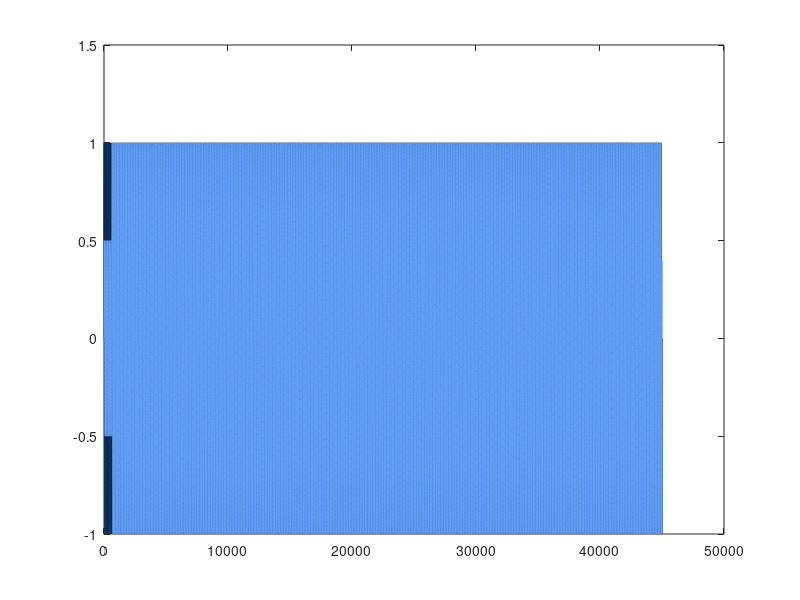

Write MATLAB code to recreate this figure. (Note: this script raises an error after producing the figure.)
% ------------- SETUP ------------- %
% Circular buffer length
l = 1024;

% Shifting factor
% 0.85 for low pitch
% 1 for normal voice
% 1.65 for high pitch
shift_factor = 0.8;

% Read .wav file
% Test audio file is a recitation of The Gettysburg Address
filename = 'gettysburg.wav';
% [samples,fs] = audioread(filename);

% Test sine wave to better visualize effect of shifting & filtering
fs = 45000;
x = linspace(0,1,fs);
samples = sin(2*pi*440*x);

% ------------- BUFFERS AND POINTERS ------------- %
% Create 2 buffers for left data, and two buffers for right data
% Initialize buffers to zero
l_buf_1 = zeros(1, l);
l_buf_2 = zeros(1, l);
r_buf_1 = zeros(1, l);
r_buf_2 = zeros(1, l);

% Output array of shifted samples
% In hardware implementation, samples will be streamed to Avalon bus

% Output
out_left = zeros(length(samples),1);
out_right = zeros(length(samples),1);

% Read and write pointers for l_buf_1, l_buf_2, r_buf_1, and r_buf_2
% Initialize w_1 to 1. MATLAB arrays start at 1.
% Initialize w_2 to 180 deg shifted cell.

% l_buf write
l_w_1 = 1;
l_w_2 = floor(l/2);

% l_buf read
l_r_1 = 1;
l_r_2 = 1;

% r_buf write
r_w_1 = 1;
r_w_2 = floor(l/2);

% r_buf read
r_r_1 = 1;
r_r_2 = 1;

% Indexing for read pointers
l_i_1= 0;
l_i_2= 0;
r_i_1= 0;
r_i_2= 0;

% ------------- ALGORITHM ------------- %
% Read one sample at a time from the array of samples
% Simulate reading one sample from a register in hardware
for i=1:length(samples)

    % LEFT BUFFER 
    % Add the sample to l_buf_1 at address l_w_1
    % Advance l_w_1
    l_buf_1(l_w_1) = samples(i);
    l_w_1 = mod(i, l) + 1;

    % Add the sample to l_buf_2
    % Advance l_w_2
    l_buf_2(l_w_2) = samples(i);
    l_w_2 = mod(i+floor(l/2), l) + 1;

    % Read from l_buf_1 at address l_r_1
    l_i_1= l_i_1 + shift_factor;
    l_r_1 = mod(floor(l_i_1), l) + 1;

    % Read from l_buf_2 at address l_r_2
    l_i_2= l_i_2 + shift_factor;
    l_r_2 = mod(floor(l_i_2), l) + 1;


    % RIGHT BUFFER 
    % Add the sample to l_buf_1 at address l_w_1
    % Advance l_w_1
    r_buf_1(r_w_1) = samples(i);
    r_w_1 = mod(i, l) + 1;

    % Add the sample to l_buf_2
    % Advance l_w_2
    r_buf_2(r_w_2) = samples(i);
    r_w_2 = mod(i + floor(l/2), l) + 1;

    % Read from l_buf_1 at address l_r_1
    r_i_1= r_i_1 + shift_factor;
    r_r_1 = mod(floor(r_i_1), l) + 1;

    % Read from l_buf_2 at address l_r_2
    r_i_2= r_i_2 + shift_factor;
    r_r_2 = mod(floor(r_i_2), l) + 1;

    out_left(i) = 0.5*(l_buf_1(l_r_1) + l_buf_2(l_r_2));
    out_right(i) = 0.5*(r_buf_1(r_r_1) + r_buf_2(r_r_2));

end

% ------------- WAVEFORM VIZUALIZATION & SOUND------------- %
% Listen to the original audio
% sound(samples, fs);

% ------------- VISUALIZE PITCH-SHIFT ------------- %
% Filter only in the human voice range using 4th order Butterworth filter
fc = 3500; 
[b,a] = butter(4, fc/(fs/2));
out_filtered = filter(b, a, out_left);

% Plot the original audio waveform
figure
plot(samples, 'LineWidth', 1, 'Color', '#0b2852');
hold on;

% Plot the time-shifted, filtered audio waveform
plot(out_filtered, 'LineWidth', 1, 'Color', '#629df5')

% Style plot
[t,s] = title("Pitch-shifting", 'Shift-factor = 0.8 (low-pitch)');
grid;
t.FontSize = 16;
s.FontAngle = 'italic';
lgd = legend('Original audio','Pitch-shifted audio');
lgd.FontSize = 14;

% Visualize a given domain of the sine wave
xlim([1000, 1500]);
ylim([-1.15, 1.15]);


% Listen to the pitch-shifted audio
% sound(out_filtered, fs);

% ------------- VISUALIZE FILTERING ------------- %
% Plot the pitch-shifted, unfiltered audio waveform
figure
plot(out_left, 'LineWidth', 1, 'Color', '#0b2852');
hold on;

% Plot the time-shifted, filtered audio waveform
plot(out_filtered, 'LineWidth', 1, 'Color', '#629df5')

% Style plot
[t,s] = title("Filtering", 'Butterworth Filter 3.5 kHz');
grid;
t.FontSize = 16;
s.FontAngle = 'italic';
lgd = legend('Unfilted output','Filtered output');
lgd.FontSize = 14;

% Visualize a given domain of the sine wave
xlim([1000, 1100]);
ylim([-1.15, 1.15]);

% Listen to the pitch-shifted audio
% sound(out_filtered, fs);


